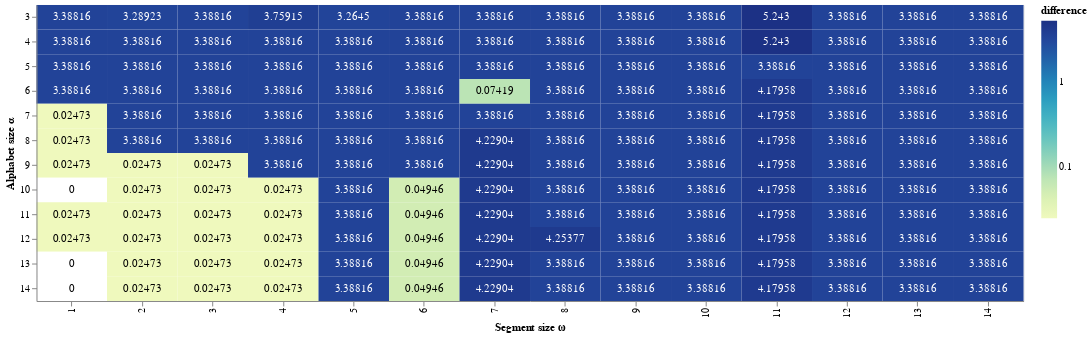

The notebook cell saved with this chart:
### Code cell
#generate matrix vizualization
x, y = np.meshgrid(range(1, 15),range(3, 15))

periods = np.asarray(max_period_arr)
periods = np.around(periods, decimals = 5)

periods_no_zeroes= periods[periods != 0]
min_value = min(np.abs(periods_no_zeroes))
max_value = max(np.abs(periods_no_zeroes))

# Convert this grid to columnar data expected by Altair
source = pd.DataFrame({'Segment size ω': x.ravel(),
                     'Alphabet size α': y.ravel(),
                     'z': periods})
color = alt.Chart(source).mark_rect().encode(
    x='Segment size ω:O',
    y='Alphabet size α:O',
    color=alt.Color('difference:Q',scale=alt.Scale(domain=[min_value, max_value],type='log', base=10))
).transform_calculate(
    difference ="abs(datum.z )"
).properties(
    width=1000,
    height=300
)
text = alt.Chart(source).mark_text(

    baseline='middle',
    
    ).encode(
        x='Segment size ω:O',
        y='Alphabet size α:O',
        text='difference:Q',
    color=alt.condition(
            alt.datum.z/max_value < 0.10,
            alt.value('black'),
            alt.value('white')
        )
    ).transform_calculate(
difference ="datum.z"
   )

color + text

### Figure 1 — Vega-Lite specification as saved in the notebook (floating-point values rounded to 4 significant figures; data arrays with more than 128 entries replaced by an {"elided": "..."} marker saying what was removed)
{"config": {"view": {"continuousWidth": 400, "continuousHeight": 300}}, "layer": [{"mark": "rect", "encoding": {"color": {"type": "quantitative", "field": "difference", "scale": {"base": 10, "domain": [0.02473, 5.243], "type": "log"}}, "x": {"type": "ordinal", "field": "Segment size ω"}, "y": {"type": "ordinal", "field": "Alphabet size α"}}, "height": 300, "transform": [{"calculate": "abs(datum.z )", "as": "difference"}], "width": 1000}, {"mark": {"type": "text", "baseline": "middle"}, "encoding": {"color": {"condition": {"value": "black", "test": "((datum.z / 5.243) < 0.1)"}, "value": "white"}, "text": {"type": "quantitative", "field": "difference"}, "x": {"type": "ordinal", "field": "Segment size ω"}, "y": {"type": "ordinal", "field": "Alphabet size α"}}, "transform": [{"calculate": "datum.z", "as": "difference"}]}], "data": {"name": "data-456c87addfd95b6bf735afad7b034d34"}, "$schema": "https://vega.github.io/schema/vega-lite/v4.0.2.json", "datasets": {"data-456c87addfd95b6bf735afad7b034d34": {"elided": "168 records"}}}
